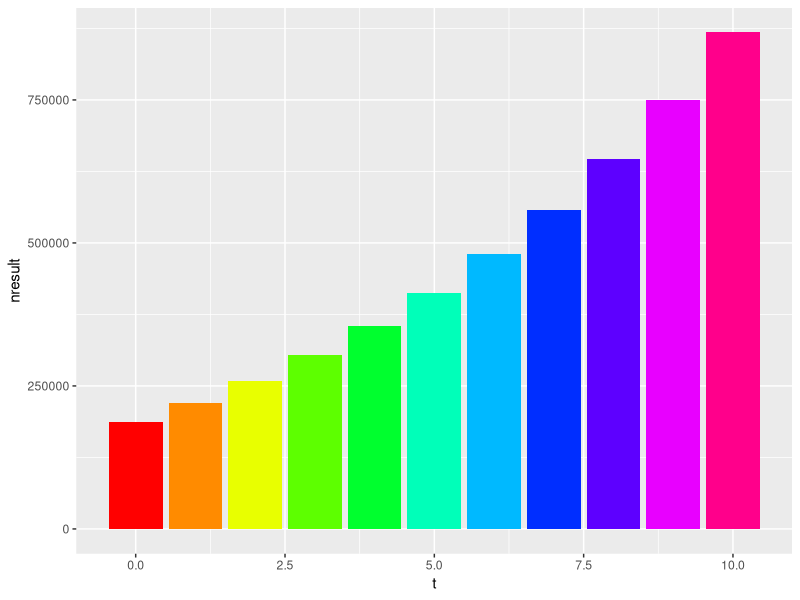
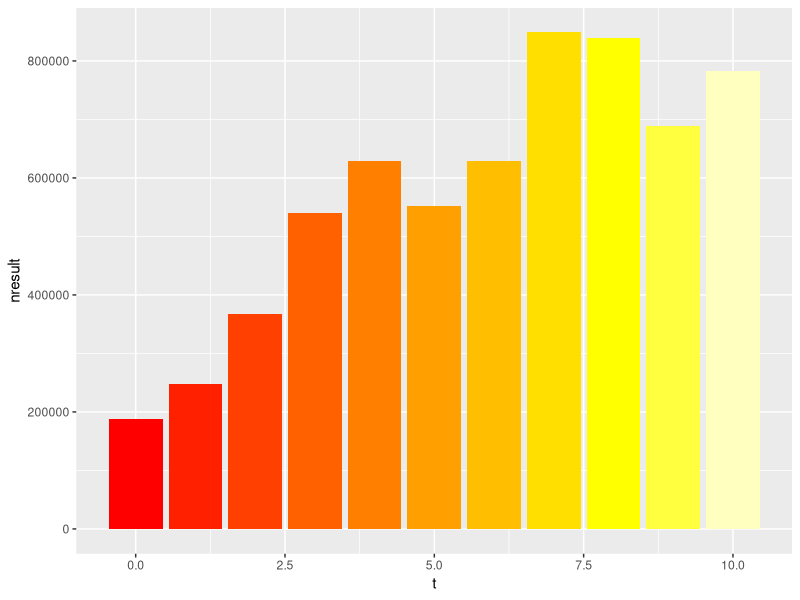
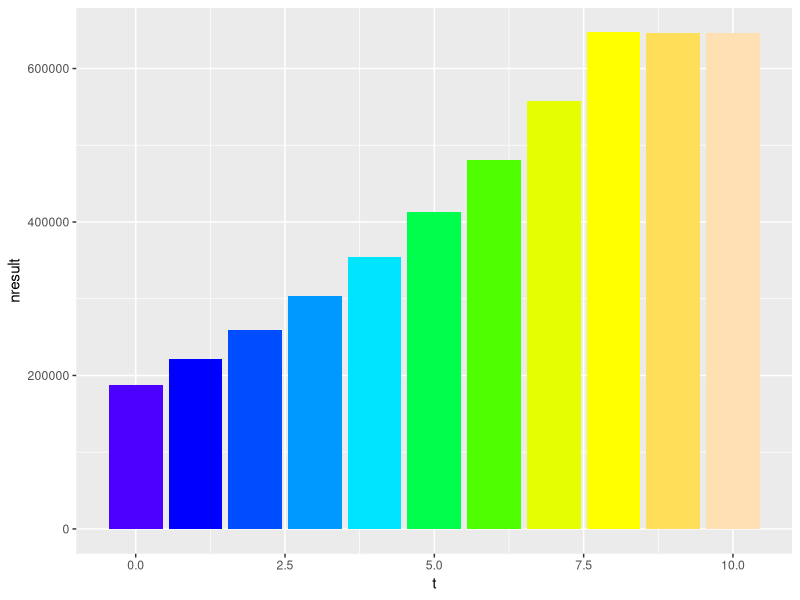

Write R code to recreate these figures, in order.
## ---- chunk 1
# Turn off scientific notation
options(scipen=999)

# Define starting values
t <- 0
sales <- 1000000
varcosts <- sales * 0.7
fixcosts <- 50000
bresult <- sales - varcosts - fixcosts
taxes <- bresult * 0.25
nresult <- bresult - taxes

finres <- data.frame(t, sales, varcosts, fixcosts, bresult, taxes, nresult)
finres
## ---- chunk 2
# Define a function for calculating growing end values
growthcalc <- function(startvalue, rate) {
  
  endvalue <- startvalue * (1 + rate)
  return(endvalue)
  
}

# Calculate a growing independent series and combine them in data frame
growth <- 0.15
inflation <- 0.012

for (s in c(1:10)) {
  
  t <- c(t, s)
  sales <- c(sales,
             growthcalc(sales[s],
                        growth)
             )
  fixcosts <- c(fixcosts,
                growthcalc(fixcosts[s],
                           inflation)
                )
  
}

finres <- data.frame(t, sales, fixcosts)

# Calculate dependent series
library(dplyr)
finres <- mutate(finres,
                 varcosts = sales * 0.7,
                 bresult = sales - varcosts - fixcosts,
                 taxes = bresult * 0.25,
                 nresult = bresult - taxes
                 )

# Plot series
library(ggplot2)
ggplot(finres, aes(x = t, y = nresult)) +
  geom_col(fill = rainbow(max(t)+1)) +
  theme(legend.position="none")
  
## ---- chunk 3
# Define starting values
t <- 0
sales <- 1000000
fixcosts <- 50000

# Calculate a growing independent series and combine them in data frame with uncertainty
stdevg <- 0.20
stdevi <- 0.005

for (s in c(1:10)) {
  
  t <- c(t, s)
  sales <- c(sales,
             growthcalc(sales[s],
                        rnorm(1, mean = growth, sd = stdevg)
                        )
             )
  fixcosts <- c(fixcosts,
                growthcalc(fixcosts[s],
                           rnorm(1, mean = inflation, sd = stdevi)
                           )
                )
  
}

finres.uncertain <- data.frame(t, sales, fixcosts)

# Calculate dependent series
finres.uncertain <- mutate(finres.uncertain,
                 varcosts = sales * 0.7,
                 bresult = sales - varcosts - fixcosts,
                 taxes = bresult * 0.25,
                 nresult = bresult - taxes
                 )

# Plot series
ggplot(finres.uncertain, aes(x = t, y = nresult)) +
  geom_col(fill = heat.colors(max(t)+1)) +
  theme(legend.position="none")

## ---- chunk 4
# Function for calculating present values
presval <- function(futurevalue, discountrate, nperiods) {
  
  presentvalue <- futurevalue / (1 + discountrate)^nperiods
  
}

# Calculate present values of net results and add to data frame
discrate <- 0.05
finres.uncertain <- mutate(finres.uncertain,
                 nresult.pres = presval(nresult, discrate, t)
                 )

finres.uncertain

investment <- 3000000
netpresval <- -investment + sum(finres.uncertain$nresult.pres)
## ---- chunk 5
# Define starting values
t <- 0
sales <- 1000000
fixcosts <- 50000
# Define a function for calculating growing end values

# Calculate a growing independent series and combine them in data frame
growth <- c(rep(0.15, 8), rep(0, 2))
inflation <- 0.012

for (s in c(1:10)) {
  
  t <- c(t, s)
  sales <- c(sales,
             growthcalc(sales[s],
                        growth[s])
             )
  fixcosts <- c(fixcosts,
                growthcalc(fixcosts[s],
                           inflation)
                )
  
}

finresa <- data.frame(t, sales, fixcosts)

# Calculate dependent series
library(dplyr)
finresa <- mutate(finresa,
                 varcosts = sales * 0.7,
                 bresult = sales - varcosts - fixcosts,
                 taxes = bresult * 0.25,
                 nresult = bresult - taxes
                 )

# Plot series
library(ggplot2)
ggplot(finresa, aes(x = t, y = nresult)) +
  geom_col(fill = topo.colors(max(t)+1)) +
  theme(legend.position="none")
